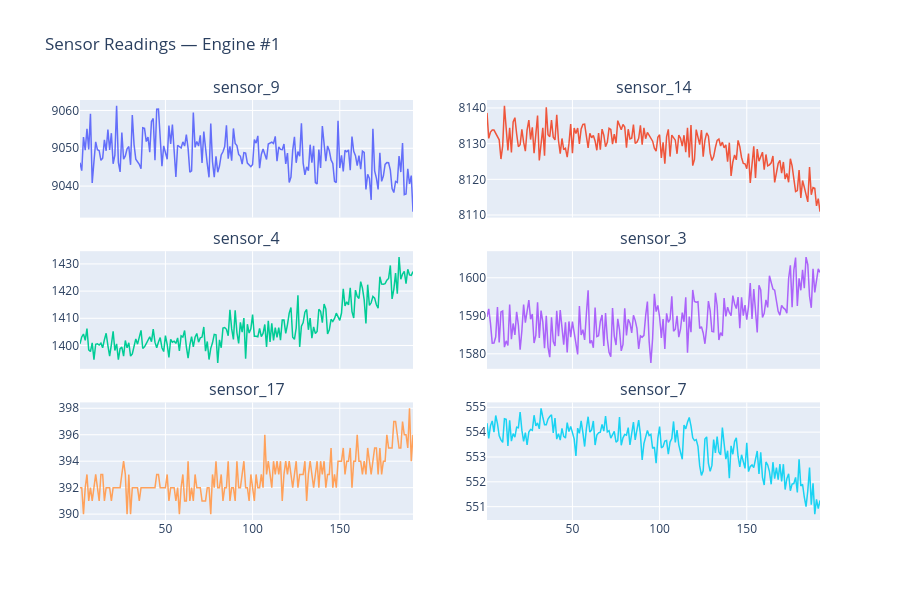

Notebook code for this chart:
### Markdown cell above
# Sensor trajectories for a single engine:

### Code cell
engine_1 = train_df[train_df['unit_id'] == 1].sort_values('cycle')

# Pick 6 sensors with highest variance
top_sensors = variances.head(6).index.tolist()

fig = make_subplots(rows=3, cols=2, subplot_titles=top_sensors,
                    shared_xaxes=True, vertical_spacing=0.08)

for i, sensor in enumerate(top_sensors):
    row, col = (i // 2) + 1, (i % 2) + 1
    fig.add_trace(
        go.Scatter(x=engine_1['cycle'], y=engine_1[sensor],
                   mode='lines', name=sensor,
                   line=dict(width=1.5)),
        row=row, col=col
    )

fig.update_layout(height=600, title_text='Sensor Readings — Engine #1',
                  showlegend=False)
fig.show()

### Figure 1 — Plotly figure (JSON) as saved in the notebook; plotly's stock layout.template omitted (floating-point values rounded to 4 significant figures; data arrays with more than 128 entries replaced by an {"elided": "..."} marker saying what was removed)
{"data": [{"line": {"width": 1.5}, "mode": "lines", "name": "sensor_9", "type": "scatter", "x": {"elided": "192 int values"}, "xaxis": "x", "y": {"elided": "192 float values"}, "yaxis": "y"}, {"line": {"width": 1.5}, "mode": "lines", "name": "sensor_14", "type": "scatter", "x": {"elided": "192 int values"}, "xaxis": "x2", "y": {"elided": "192 float values"}, "yaxis": "y2"}, {"line": {"width": 1.5}, "mode": "lines", "name": "sensor_4", "type": "scatter", "x": {"elided": "192 int values"}, "xaxis": "x3", "y": {"elided": "192 float values"}, "yaxis": "y3"}, {"line": {"width": 1.5}, "mode": "lines", "name": "sensor_3", "type": "scatter", "x": {"elided": "192 int values"}, "xaxis": "x4", "y": {"elided": "192 float values"}, "yaxis": "y4"}, {"line": {"width": 1.5}, "mode": "lines", "name": "sensor_17", "type": "scatter", "x": {"elided": "192 int values"}, "xaxis": "x5", "y": {"elided": "192 int values"}, "yaxis": "y5"}, {"line": {"width": 1.5}, "mode": "lines", "name": "sensor_7", "type": "scatter", "x": {"elided": "192 int values"}, "xaxis": "x6", "y": {"elided": "192 float values"}, "yaxis": "y6"}], "layout": {"annotations": [{"font": {"size": 16}, "showarrow": false, "text": "sensor_9", "x": 0.225, "xanchor": "center", "xref": "paper", "y": 1, "yanchor": "bottom", "yref": "paper"}, {"font": {"size": 16}, "showarrow": false, "text": "sensor_14", "x": 0.775, "xanchor": "center", "xref": "paper", "y": 1, "yanchor": "bottom", "yref": "paper"}, {"font": {"size": 16}, "showarrow": false, "text": "sensor_4", "x": 0.225, "xanchor": "center", "xref": "paper", "y": 0.64, "yanchor": "bottom", "yref": "paper"}, {"font": {"size": 16}, "showarrow": false, "text": "sensor_3", "x": 0.775, "xanchor": "center", "xref": "paper", "y": 0.64, "yanchor": "bottom", "yref": "paper"}, {"font": {"size": 16}, "showarrow": false, "text": "sensor_17", "x": 0.225, "xanchor": "center", "xref": "paper", "y": 0.28, "yanchor": "bottom", "yref": "paper"}, {"font": {"size": 16}, "showarrow": false, "text": "sensor_7", "x": 0.775, "xanchor": "center", "xref": "paper", "y": 0.28, "yanchor": "bottom", "yref": "paper"}], "height": 600, "showlegend": false, "title": {"text": "Sensor Readings — Engine #1"}, "xaxis": {"anchor": "y", "domain": [0, 0.45], "matches": "x5", "showticklabels": false}, "xaxis2": {"anchor": "y2", "domain": [0.55, 1], "matches": "x6", "showticklabels": false}, "xaxis3": {"anchor": "y3", "domain": [0, 0.45], "matches": "x5", "showticklabels": false}, "xaxis4": {"anchor": "y4", "domain": [0.55, 1], "matches": "x6", "showticklabels": false}, "xaxis5": {"anchor": "y5", "domain": [0, 0.45]}, "xaxis6": {"anchor": "y6", "domain": [0.55, 1]}, "yaxis": {"anchor": "x", "domain": [0.72, 1]}, "yaxis2": {"anchor": "x2", "domain": [0.72, 1]}, "yaxis3": {"anchor": "x3", "domain": [0.36, 0.64]}, "yaxis4": {"anchor": "x4", "domain": [0.36, 0.64]}, "yaxis5": {"anchor": "x5", "domain": [0, 0.28]}, "yaxis6": {"anchor": "x6", "domain": [0, 0.28]}}}
